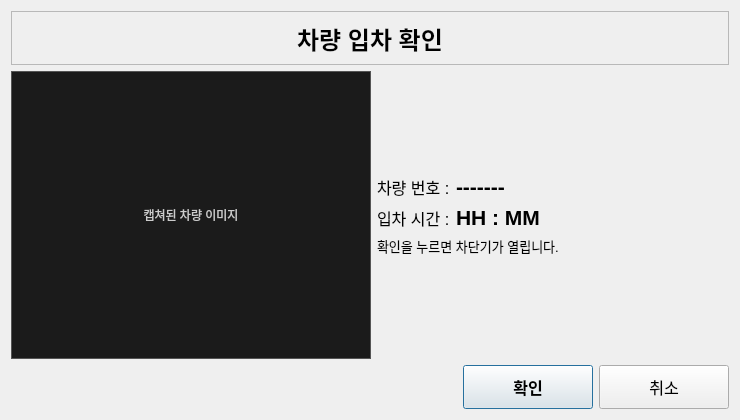
<?xml version="1.0" encoding="UTF-8"?>
<ui version="4.0">
 <class>EntryDialog</class>
 <widget class="QDialog" name="EntryDialog">
  <property name="geometry">
   <rect>
    <x>0</x>
    <y>0</y>
    <width>740</width>
    <height>420</height>
   </rect>
  </property>
  <property name="windowTitle">
   <string>차량 입차 확인</string>
  </property>
  <property name="windowModality">
   <enum>Qt::ApplicationModal</enum>
  </property>
  <property name="modal">
   <bool>true</bool>
  </property>
  <layout class="QVBoxLayout" name="mainLayout">
   <item>
    <widget class="QLabel" name="lblTitle">
     <property name="minimumSize">
      <size>
       <width>0</width>
       <height>54</height>
      </size>
     </property>
     <property name="font">
      <font>
       <pointsize>18</pointsize>
       <bold>true</bold>
      </font>
     </property>
     <property name="frameShape">
      <enum>QFrame::StyledPanel</enum>
     </property>
     <property name="text">
      <string>차량 입차 확인</string>
     </property>
     <property name="alignment">
      <set>Qt::AlignCenter</set>
     </property>
    </widget>
   </item>
   <item>
    <layout class="QHBoxLayout" name="bodyLayout">
     <item>
      <widget class="QLabel" name="lblCarImage">
       <property name="minimumSize">
        <size>
         <width>360</width>
         <height>270</height>
        </size>
       </property>
       <property name="styleSheet">
        <string notr="true">background-color: #1b1b1b; color: #cccccc; border: 1px solid #555;</string>
       </property>
       <property name="text">
        <string>캡쳐된 차량 이미지</string>
       </property>
       <property name="alignment">
        <set>Qt::AlignCenter</set>
       </property>
      </widget>
     </item>
     <item>
      <layout class="QVBoxLayout" name="infoLayout">
       <item>
        <spacer name="infoTopSpacer">
         <property name="orientation">
          <enum>Qt::Vertical</enum>
         </property>
         <property name="sizeHint" stdset="0">
          <size>
           <width>20</width>
           <height>20</height>
          </size>
         </property>
        </spacer>
       </item>
       <item>
        <layout class="QFormLayout" name="infoForm">
         <item row="0" column="0">
          <widget class="QLabel" name="lblCarNumberCaption">
           <property name="font">
            <font>
             <pointsize>12</pointsize>
            </font>
           </property>
           <property name="text">
            <string>차량 번호 :</string>
           </property>
          </widget>
         </item>
         <item row="0" column="1">
          <widget class="QLabel" name="lblCarNumber">
           <property name="minimumSize">
            <size>
             <width>170</width>
             <height>0</height>
            </size>
           </property>
           <property name="font">
            <font>
             <pointsize>16</pointsize>
             <bold>true</bold>
            </font>
           </property>
           <property name="text">
            <string>-------</string>
           </property>
          </widget>
         </item>
         <item row="1" column="0">
          <widget class="QLabel" name="lblEntryTimeCaption">
           <property name="font">
            <font>
             <pointsize>12</pointsize>
            </font>
           </property>
           <property name="text">
            <string>입차 시간 :</string>
           </property>
          </widget>
         </item>
         <item row="1" column="1">
          <widget class="QLabel" name="lblEntryTime">
           <property name="font">
            <font>
             <pointsize>16</pointsize>
             <bold>true</bold>
            </font>
           </property>
           <property name="text">
            <string>HH : MM</string>
           </property>
          </widget>
         </item>
        </layout>
       </item>
       <item>
        <widget class="QLabel" name="lblHint">
         <property name="font">
          <font>
           <pointsize>10</pointsize>
          </font>
         </property>
         <property name="text">
          <string>확인을 누르면 차단기가 열립니다.</string>
         </property>
         <property name="wordWrap">
          <bool>true</bool>
         </property>
        </widget>
       </item>
       <item>
        <spacer name="infoBottomSpacer">
         <property name="orientation">
          <enum>Qt::Vertical</enum>
         </property>
         <property name="sizeHint" stdset="0">
          <size>
           <width>20</width>
           <height>20</height>
          </size>
         </property>
        </spacer>
       </item>
      </layout>
     </item>
    </layout>
   </item>
   <item>
    <layout class="QHBoxLayout" name="buttonLayout">
     <item>
      <spacer name="buttonSpacer">
       <property name="orientation">
        <enum>Qt::Horizontal</enum>
       </property>
       <property name="sizeHint" stdset="0">
        <size>
         <width>40</width>
         <height>20</height>
        </size>
       </property>
      </spacer>
     </item>
     <item>
      <widget class="QPushButton" name="btnConfirm">
       <property name="minimumSize">
        <size>
         <width>130</width>
         <height>44</height>
        </size>
       </property>
       <property name="font">
        <font>
         <pointsize>12</pointsize>
         <bold>true</bold>
        </font>
       </property>
       <property name="text">
        <string>확인</string>
       </property>
      </widget>
     </item>
     <item>
      <widget class="QPushButton" name="btnCancel">
       <property name="minimumSize">
        <size>
         <width>130</width>
         <height>44</height>
        </size>
       </property>
       <property name="font">
        <font>
         <pointsize>12</pointsize>
        </font>
       </property>
       <property name="text">
        <string>취소</string>
       </property>
      </widget>
     </item>
    </layout>
   </item>
  </layout>
 </widget>
 <resources/>
 <connections/>
</ui>
